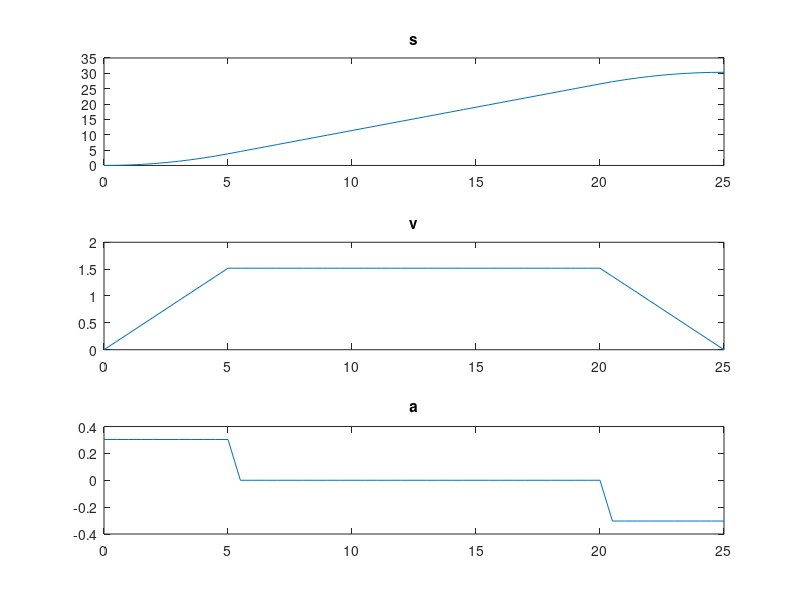
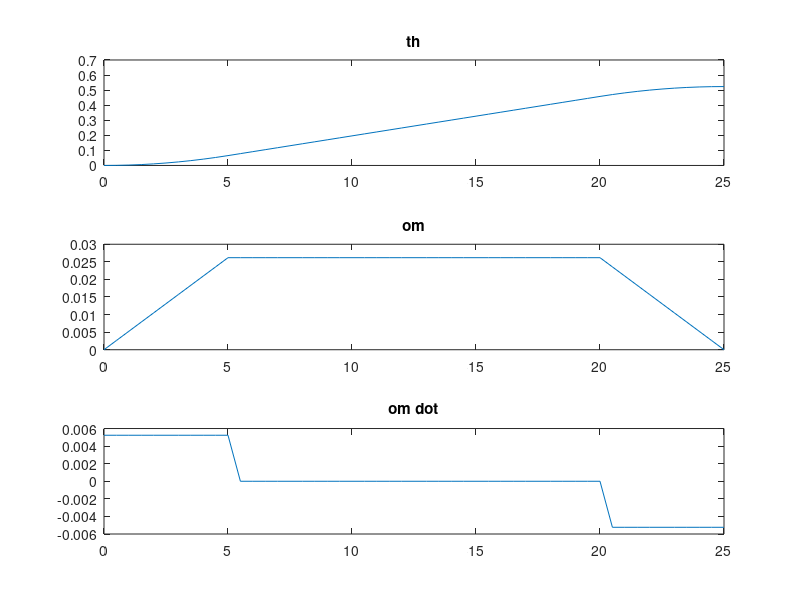
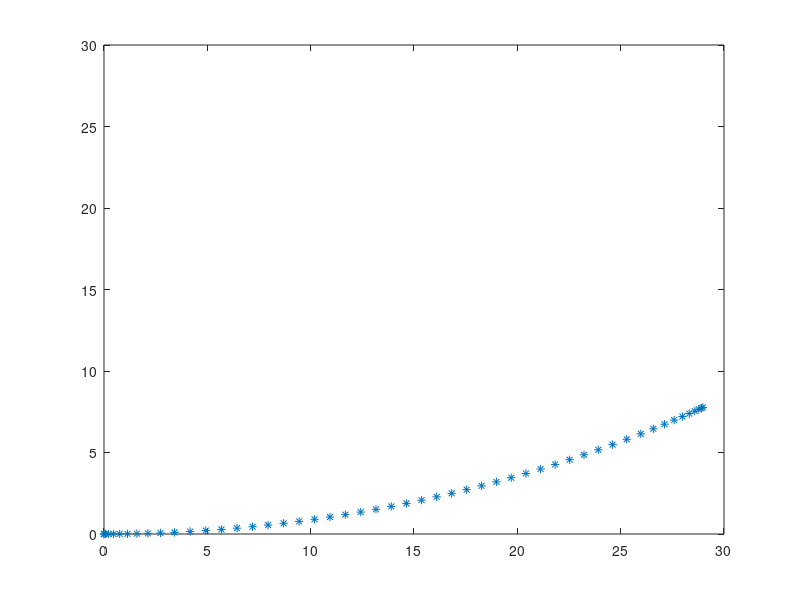

The MATLAB script that drew these images, in order:
close all
clear 

        %%%%%%%%%%%%%%%%%%%%%%%%%%%%
        %%%%   ARC TRAJECTORY   %%%%
        %%%%%%%%%%%%%%%%%%%%%%%%%%%%



%%%%%%%%%%%%  DATA  %%%%%%%%%%%%%

T = 0.5;    %TIME STEP [s]
N = 6;      %N 

t0 = 0;     %START TIME [s]
tc = 5;     %ACCELERATION TIME [s]
tf = 25;    %FINISH TIME [s]

delta_th=30;%DELTA ORIENTATION [deg]
dis=30;     %SPATIAL DISPLACEMENT [m]

%%%%%%%%%%%%%%%%%%%%%%%%%%%%%%%%%

t = 0:T:tf;
s=zeros(1,length(t));
v=s; dv=s;
th =s; om =s; dom = s;

r=(dis/2)/sin(deg2rad(delta_th/2));
% f=r*cos(deg2rad(delta_th/2));
l = r*deg2rad(delta_th);

s0 = 0; 
sf = l; 
vc = (sf-s0)/(tf-tc);

th0 = deg2rad(0);
thf = deg2rad(delta_th);
omc = (thf-th0)/(tf-tc);

for i=1:length(t)
    if t(i)<=tc
        s(i) = s0 + vc/(2*tc)*t(i)^2;
        v(i) = vc/tc*t(i);
        dv(i) = vc/tc;
        
        th(i) = th0 + omc/(2*tc)*t(i)^2;
        om(i) = omc/tc*t(i);
        dom(i) = omc/tc;
    elseif t(i) <= tf-tc
        s(i) = s0 + vc*(t(i)-tc/2);
        v(i) = vc;
        dv(i) = 0;
        
        th(i) = th0 + omc*(t(i)-tc/2);
        om(i) = omc;
        dom(i) = 0;
    else 
        s(i) = sf - vc/(2*tc)*(tf-t(i))^2;
        v(i) = vc/tc*(tf-t(i));
        dv(i) = -vc/tc;
        
        th(i) = thf - omc/(2*tc)*(tf-t(i))^2;
        om(i) = omc/tc*(tf-t(i));
        dom(i) = -omc/tc;
    end
end

figure;
subplot(3,1,1)
plot(t,s)
title('s');
subplot(3,1,2)
plot(t,v)
title('v');
subplot(3,1,3)
plot(t,dv)
title('a');

figure;
subplot(3,1,1)
plot(t,th)
title('th');
subplot(3,1,2)
plot(t,om)
title('om');
subplot(3,1,3)
plot(t,dom)
title('om dot');

th_d = om;
x_d = v.*cos(th);
y_d = v.*sin(th);
p_d = [x_d' y_d'];

x = 0; y = 0;
for i = 2:length(t) 
    x(i) = x(i-1) + v(i-1)*T*cos(th(i-1));
    y(i) = y(i-1) + v(i-1)*T*sin(th(i-1));    
end

figure;
plot(x,y,'*')
axis([0 30 0 30]);

Ttot=tf;

xd=[x;y;th];